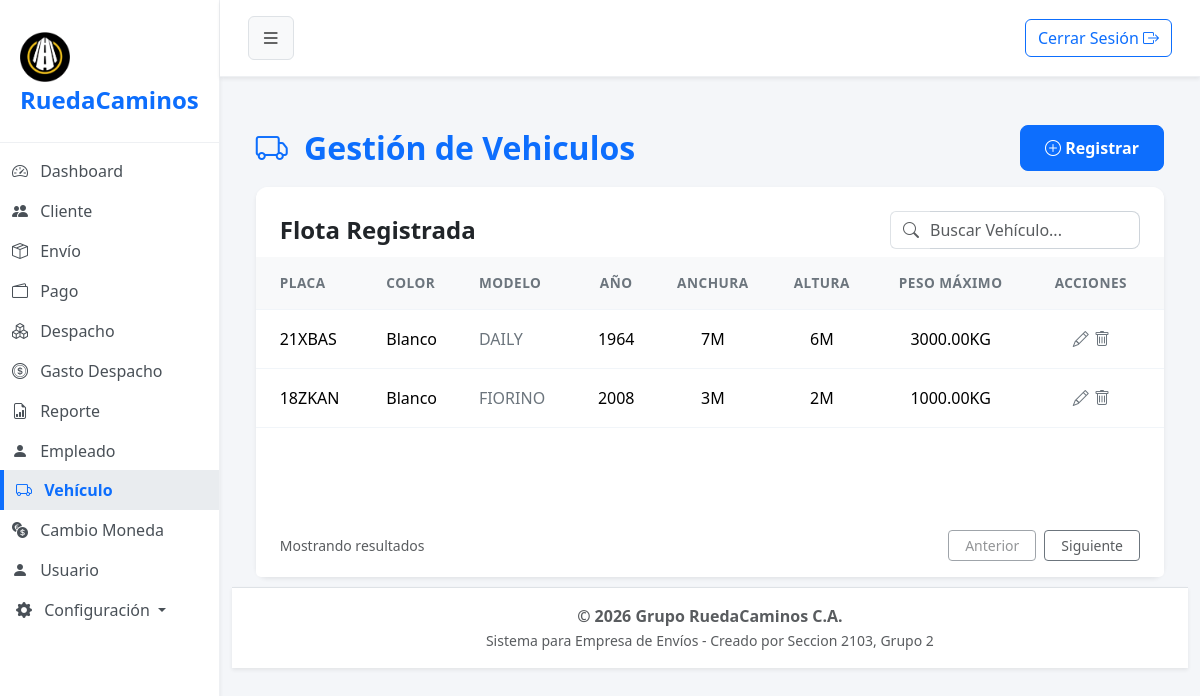
The app's page /?url=vehiculo (signed in) with its own data.
### tables this page shows
CREATE TABLE `vehiculo` (
  `cod_vehiculo` int(2) NOT NULL,
  `placa` varchar(7) NOT NULL,
  `color` varchar(6) NOT NULL,
  `anio` int(4) NOT NULL,
  `anchura` decimal(2,0) NOT NULL,
  `altura` decimal(2,0) NOT NULL,
  `peso_max` decimal(6,2) NOT NULL,
  `cod_modelo` int(1) NOT NULL,
  `estado` tinyint(1) NOT NULL
);

CREATE TABLE `modelo` (
  `cod_modelo` int(1) NOT NULL,
  `nombre` varchar(15) NOT NULL,
  `cod_marca` int(1) NOT NULL,
  `estado` tinyint(1) NOT NULL
);

### app/controller/vehiculoController.php (called while the page is built, shortened)
<?php
$vehiculo = new Vehiculo();
$registros = $vehiculo->obt_RegistrosVehiculos();
include 'app/view/layout/header.php';
include 'app/view/vehiculo/vehiculoView.php';
include 'app/view/layout/footer.php';

### index.php (called while the page is built, shortened)
<?php
    $frontController = new FrontController();
?>

### app/config/Conexion.php (called while the page is built, shortened)
<?php
abstract class Conexion
{
    public $host = "localhost";
    public $namedb = "grupo_ruedacaminos";
    public $userdb = "root";
    public $passwd = "";
    public function __construct()
    {
        $this->conexion = $this->getConnection();
    }
    public function getConnection(): PDO
    {
        try {
            $dsn = "mysql:host=" . $this->host . ";dbname=" . $this->namedb . ";charset=utf8";
            $conexion = new PDO($dsn, $this->userdb, $this->passwd);
            $conexion->setAttribute(PDO::ATTR_ERRMODE, PDO::ERRMODE_EXCEPTION);
        } catch (PDOException $error) {
            die('No se pudo conectar a la base de datos, error:' . $error->getMessage());
        }
        return $conexion;
    }
}

### app/model/Vehiculo.php (called while the page is built, shortened)
<?php
class Vehiculo extends Conexion
{
    public function obt_RegistrosVehiculos()
    {
        try {
            $sentencia = "SELECT vehiculo.* , modelo.nombre AS nombremodelo
                            FROM vehiculo
                            INNER JOIN modelo
                            ON vehiculo.cod_modelo = modelo.cod_modelo
                            WHERE vehiculo.estado= 1;";
            $select = $this->conexion->prepare($sentencia);
            $select->execute();
            return $select->fetchAll(\PDO::FETCH_ASSOC);
        } catch (\PDOException $e) {
            return [];
        }
    }
}

### app/view/vehiculo/componentes/tabla.php (the view)
<div class="card-body p-0">
    <div class="table-responsive">
        <table class="table table-hover align-middle mb-0">
            <thead class="table-light table-header-custom">
                <tr>
                    <th class="ps-4">PLACA</th>
                    <th>COLOR</th>
                    <th>MODELO</th>
                    <th class="text-center">AÑO</th>
                    <th class="text-center">ANCHURA</th>
                    <th class="text-center">ALTURA</th>
                    <th class="text-center">PESO MÁXIMO</th>
                    <th class="pe-4 text-center">ACCIONES</th>
                </tr>
            </thead>
            <tbody>
                <?php foreach ($registros as $dato): ?>
                    <tr>
                        <td class="ps-4 fw-medium"><?= $dato['placa'] ?></td>
                        <td>
                            <span class="fw-medium"><?= $dato['color'] ?></span>
                        </td>
                        <td class="text-secondary"><?= $dato['nombremodelo'] ?></td>
                        <td class="text-center">
                            <span class="fw-medium"><?= $dato['anio'] ?></span>
                        </td>
                        <td class="text-center">
                            <span class="fw-medium"><?= $dato['anchura'] ?>M</span>
                        </td>
                        <td class="text-center">
                            <span class="fw-medium"><?= $dato['altura'] ?>M</span>
                        </td>
                        <td class="text-center">
                            <span class="fw-medium"><?= $dato['peso_max'] ?>KG</span>
                        </td>
                        <td class="pe-4 text-center">
                            <button type="button" class="btn btn-link text-secondary p-0 m-0 align-baseline" title="Actualizar" data-bs-toggle="modal" data-bs-target="#modalVehiculo"
                                datos-cod-vehiculo="<?= $dato['cod_vehiculo']; ?>"
                                datos-placa="<?= $dato['placa']; ?>"
                                datos-color="<?= $dato['color']; ?>"
                                datos-anio="<?= $dato['anio']; ?>"
                                datos-anchura="<?= $dato['anchura']; ?>"
                                datos-altura="<?= $dato['altura']; ?>"
                                datos-peso-max="<?= $dato['peso_max']; ?>"
                                datos-modelo="<?= $dato['cod_modelo']; ?>"
                                datos-estado="<?= $dato['estado']; ?>">
                                <i class="bi bi-pencil"></i>
                            </button>
                            <a href="#" class="text-secondary btn-eliminar"
                                data-id="<?= $dato['cod_vehiculo'] ?>">
                                <i class="bi bi-trash"></i>
                            </a>
                        </td>
                    </tr>
                <?php endforeach; ?>
            </tbody>
        </table>
    </div>
</div>

### assets/css/styles.css (style rules this page uses)
body { background-color: #f4f6f9; font-family: "Segoe UI", Tahoma, Geneva, Verdana, sans-serif; overflow-x: hidden; }
.table> :not(caption)>*>* { padding: 1rem 0.75rem; border-bottom-color: #f1f5f9; }
.table-header-custom th { color: #6c757d; font-weight: 600; font-size: 0.85rem; letter-spacing: 0.5px; }

### records on screen
vehiculo: placa "21XBAS", color "Blanco", cod_modelo.nombre "DAILY", anio "1964", anchura "7", altura "6", peso_max "3000.00"
vehiculo: placa "18ZKAN", color "Blanco", cod_modelo.nombre "FIORINO", anio "2008", anchura "3", altura "2", peso_max "1000.00"
